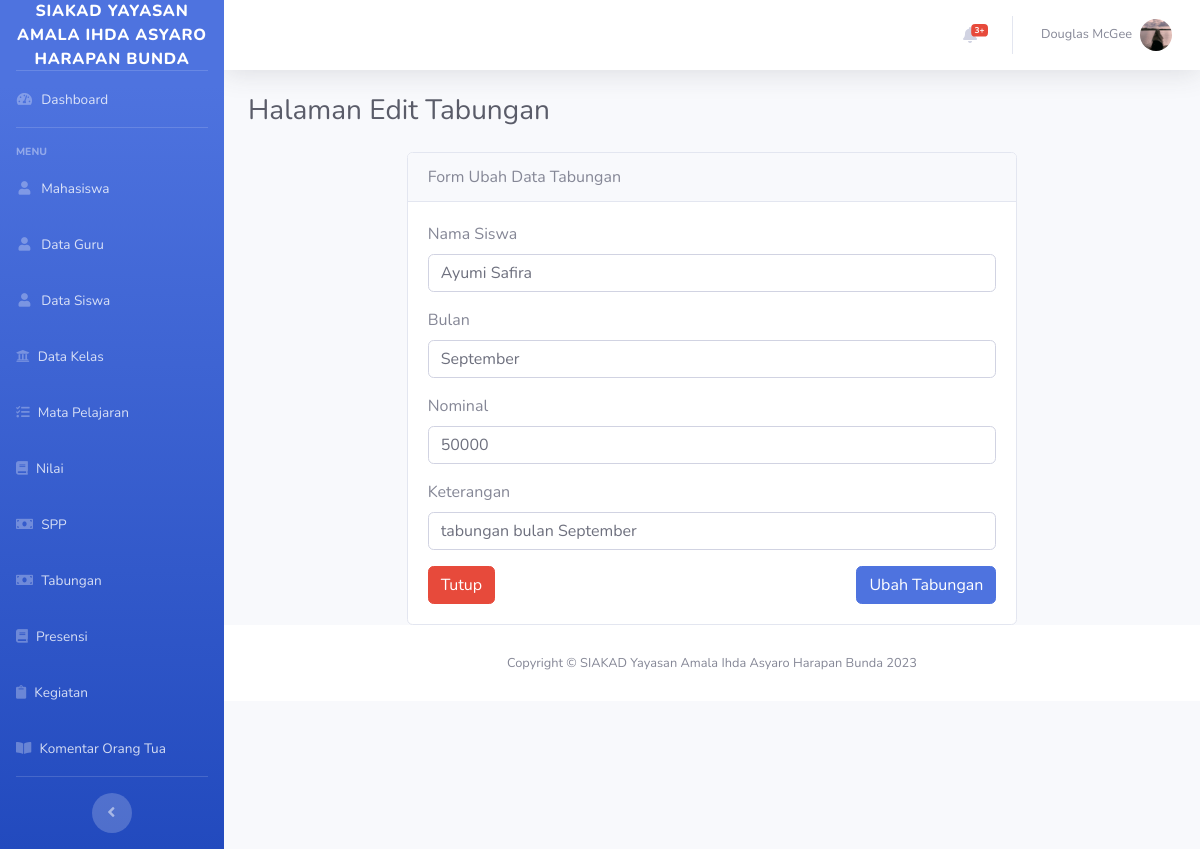
Page /Tabungan/edit/1 on the committed database.
### tables this page shows
CREATE TABLE `tabungan` (
  `id_tabungan` int(11) NOT NULL,
  `nis` int(11) NOT NULL,
  `id_kegiatan` int(11) NOT NULL,
  `bulan` varchar(100) NOT NULL,
  `nominal` int(11) NOT NULL,
  `keterangan` varchar(100) NOT NULL
);

CREATE TABLE `siswa` (
  `nis` int(11) NOT NULL,
  `username` varchar(100) NOT NULL,
  `id_kelas` int(11) NOT NULL,
  `nama` varchar(200) NOT NULL,
  `jenis_kelamin` varchar(100) NOT NULL,
  `agama` varchar(100) NOT NULL,
  `tempat_lahir` varchar(200) NOT NULL,
  `tanggal_lahir` date NOT NULL,
  `alamat` varchar(100) NOT NULL,
  `nama_ayah` varchar(300) NOT NULL,
  `nama_ibu` varchar(300) NOT NULL,
  `no_hp` varchar(100) NOT NULL,
  `foto` varchar(500) NOT NULL
);

### application/controllers/Tabungan.php (called while the page is built, shortened)
<?php
class Tabungan extends CI_Controller
{
    public function __construct()
    {
        $this->load->model('Tabungan_model');
    }
    function edit($id)
    {
        $data['judul'] = "Halaman Edit Tabungan";
        $data['tabungan'] = $this->Tabungan_model->getById($id);
        $this->load->view("layout/header");
        $this->load->view("tabungan/vw_ubah_tabungan", $data);
        $this->load->view("layout/footer");
    }
}

### index.php (called while the page is built, shortened)
<?php
require_once BASEPATH.'core/CodeIgniter.php';

### application/models/Tabungan_model.php (called while the page is built, shortened)
<?php
class Tabungan_model extends CI_Model
{
    public $table = 'tabungan, siswa, kegiatan';
    public function getById($id)
    {
        $this->db->from($this->table);
        $this->db->where('id_tabungan', $id);
        $query = $this->db->get();
        return $query->row_array();
    }
}

### application/views/tabungan/vw_ubah_tabungan.php (the view, shortened to what this page needs)
<div class="container-fluid">
    <h1 class="h3 mb-4 text-gray-800"><?php echo $judul; ?> </h1>
    <div class="row justify-content-center">
        <div class="col-md-8">
            <div class="card">
                <div class="card-header justify-content-center">
                    Form Ubah Data Tabungan
                </div>
                <div class="card-body">
                    <form action="<?= base_url('Tabungan/update'); ?>" method="POST">
                        <div class="form-group">
                            <label for="nama">Nama Siswa</label>
                            <input type="text" name="nama" value="<?= $tabungan['nama']; ?>" class="form-control" id="nama" placeholder="Nama Siswa">
                        </div>
                        <div class="form-group">
                            <label for="nama">Bulan</label>
                            <input type="text" name="bulan" value="<?= $tabungan['bulan']; ?>" class="form-control" id="bulan" placeholder="Bulan">
                        </div>
                        <div class="form-group">
                            <label for="nama">Nominal</label>
                            <input type="text" name="nominal" value="<?= $tabungan['nominal']; ?>" class="form-control" id="nominal" placeholder="Nominal">
                        </div>
                        <div class="form-group">
                            <label for="nama">Keterangan</label>
                            <input type="text" name="keterangan"  value="<?= $tabungan['keterangan']; ?>" class="form-control" id="keterangan" placeholder="Keterangan">
                        </div>
                        <a href="<?= base_url('Tabungan') ?>" class="btn btn-danger">Tutup</a>
                        <button type="submit" name="tambah" class="btn btn-primary float-right">Ubah Tabungan</button>
                    </form>
                </div>
            </div>
        </div>
    </div>
</div>

### rows in the picture
tabungan: nama "Ayumi Safira", bulan "September", nominal "50000", keterangan "tabungan bulan September"

### other values in the picture
$judul "Halaman Edit Tabungan"
